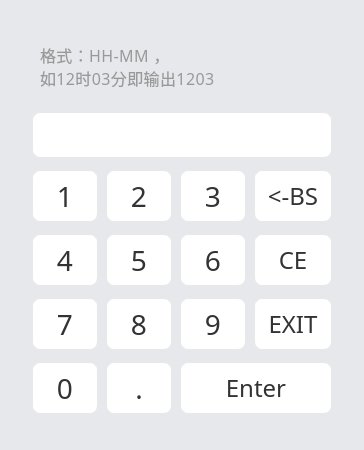
     <widget class="QWidget" name="keyboard_Time" native="true">
      <property name="enabled">
       <bool>true</bool>
      </property>
      <property name="geometry">
       <rect>
        <x>50</x>
        <y>110</y>
        <width>364</width>
        <height>450</height>
       </rect>
      </property>
      <property name="acceptDrops">
       <bool>false</bool>
      </property>
      <property name="styleSheet">
       <string notr="true">background: #E7E8EC;
border-radius: 18px;</string>
      </property>
      <widget class="softkey" name="toolButton_one_Time">
       <property name="geometry">
        <rect>
         <x>32</x>
         <y>170</y>
         <width>66</width>
         <height>52</height>
        </rect>
       </property>
       <property name="styleSheet">
        <string notr="true">QToolButton
{
background: #FFFFFF;
border: 1px solid rgba(232,232,232,1);
border-radius: 8px;
font-family: PingFangSC-Regular;
font-size: 28px;
color: #333333;
text-align: center;
font-weight: 400;
}
QToolButton:pressed
{
	padding-left:1px;
	padding-top:1px;
}
</string>
       </property>
       <property name="text">
        <string>1</string>
       </property>
      </widget>
      <widget class="softkey" name="toolButton_two_Time">
       <property name="geometry">
        <rect>
         <x>106</x>
         <y>170</y>
         <width>66</width>
         <height>52</height>
        </rect>
       </property>
       <property name="styleSheet">
        <string notr="true">QToolButton
{
background: #FFFFFF;
border: 1px solid rgba(232,232,232,1);
border-radius: 8px;
font-family: PingFangSC-Regular;
font-size: 28px;
color: #333333;
text-align: center;
font-weight: 400;
}
QToolButton:pressed
{
	padding-left:1px;
	padding-top:1px;
}
</string>
       </property>
       <property name="text">
        <string>2</string>
       </property>
      </widget>
      <widget class="softkey" name="toolButton_three_Time">
       <property name="geometry">
        <rect>
         <x>180</x>
         <y>170</y>
         <width>66</width>
         <height>52</height>
        </rect>
       </property>
       <property name="styleSheet">
        <string notr="true">QToolButton
{
background: #FFFFFF;
border: 1px solid rgba(232,232,232,1);
border-radius: 8px;
font-family: PingFangSC-Regular;
font-size: 28px;
color: #333333;
text-align: center;
font-weight: 400;
}
QToolButton:pressed
{
	padding-left:1px;
	padding-top:1px;
}
</string>
       </property>
       <property name="text">
        <string>3</string>
       </property>
      </widget>
      <widget class="softkey" name="toolButton_four_Time">
       <property name="geometry">
        <rect>
         <x>32</x>
         <y>234</y>
         <width>66</width>
         <height>52</height>
        </rect>
       </property>
       <property name="styleSheet">
        <string notr="true">QToolButton
{
background: #FFFFFF;
border: 1px solid rgba(232,232,232,1);
border-radius: 8px;
font-family: PingFangSC-Regular;
font-size: 28px;
color: #333333;
text-align: center;
font-weight: 400;
}
QToolButton:pressed
{
	padding-left:1px;
	padding-top:1px;
}
</string>
       </property>
       <property name="text">
        <string>4</string>
       </property>
      </widget>
      <widget class="softkey" name="toolButton_five_Time">
       <property name="geometry">
        <rect>
         <x>106</x>
         <y>234</y>
         <width>66</width>
         <height>52</height>
        </rect>
       </property>
       <property name="styleSheet">
        <string notr="true">QToolButton
{
background: #FFFFFF;
border: 1px solid rgba(232,232,232,1);
border-radius: 8px;
font-family: PingFangSC-Regular;
font-size: 28px;
color: #333333;
text-align: center;
font-weight: 400;
}
QToolButton:pressed
{
	padding-left:1px;
	padding-top:1px;
}
</string>
       </property>
       <property name="text">
        <string>5</string>
       </property>
      </widget>
      <widget class="softkey" name="toolButton_six_Time">
       <property name="geometry">
        <rect>
         <x>180</x>
         <y>234</y>
         <width>66</width>
         <height>52</height>
        </rect>
       </property>
       <property name="styleSheet">
        <string notr="true">QToolButton
{
background: #FFFFFF;
border: 1px solid rgba(232,232,232,1);
border-radius: 8px;
font-family: PingFangSC-Regular;
font-size: 28px;
color: #333333;
text-align: center;
font-weight: 400;
}
QToolButton:pressed
{
	padding-left:1px;
	padding-top:1px;
}
</string>
       </property>
       <property name="text">
        <string>6</string>
       </property>
      </widget>
      <widget class="softkey" name="toolButton_seven_Time">
       <property name="geometry">
        <rect>
         <x>32</x>
         <y>298</y>
         <width>66</width>
         <height>52</height>
        </rect>
       </property>
       <property name="styleSheet">
        <string notr="true">QToolButton
{
background: #FFFFFF;
border: 1px solid rgba(232,232,232,1);
border-radius: 8px;
font-family: PingFangSC-Regular;
font-size: 28px;
color: #333333;
text-align: center;
font-weight: 400;
}
QToolButton:pressed
{
	padding-left:1px;
	padding-top:1px;
}
</string>
       </property>
       <property name="text">
        <string>7</string>
       </property>
      </widget>
      <widget class="softkey" name="toolButton_eight_Time">
       <property name="geometry">
        <rect>
         <x>106</x>
         <y>298</y>
         <width>66</width>
         <height>52</height>
        </rect>
       </property>
       <property name="styleSheet">
        <string notr="true">QToolButton
{
background: #FFFFFF;
border: 1px solid rgba(232,232,232,1);
border-radius: 8px;
font-family: PingFangSC-Regular;
font-size: 28px;
color: #333333;
text-align: center;
font-weight: 400;
}
QToolButton:pressed
{
	padding-left:1px;
	padding-top:1px;
}
</string>
       </property>
       <property name="text">
        <string>8</string>
       </property>
      </widget>
      <widget class="softkey" name="toolButton_nine_Time">
       <property name="geometry">
        <rect>
         <x>180</x>
         <y>298</y>
         <width>66</width>
         <height>52</height>
        </rect>
       </property>
       <property name="styleSheet">
        <string notr="true">QToolButton
{
background: #FFFFFF;
border: 1px solid rgba(232,232,232,1);
border-radius: 8px;
font-family: PingFangSC-Regular;
font-size: 28px;
color: #333333;
text-align: center;
font-weight: 400;
}
QToolButton:pressed
{
	padding-left:1px;
	padding-top:1px;
}
</string>
       </property>
       <property name="text">
        <string>9</string>
       </property>
      </widget>
      <widget class="softkey" name="toolButton_zero_Time">
       <property name="geometry">
        <rect>
         <x>32</x>
         <y>362</y>
         <width>66</width>
         <height>52</height>
        </rect>
       </property>
       <property name="styleSheet">
        <string notr="true">QToolButton
{
background: #FFFFFF;
border: 1px solid rgba(232,232,232,1);
border-radius: 8px;
font-family: PingFangSC-Regular;
font-size: 28px;
color: #333333;
text-align: center;
font-weight: 400;
}
QToolButton:pressed
{
	padding-left:1px;
	padding-top:1px;
}
</string>
       </property>
       <property name="text">
        <string>0</string>
       </property>
      </widget>
      <widget class="softkey" name="toolButton_point_Time">
       <property name="geometry">
        <rect>
         <x>106</x>
         <y>362</y>
         <width>66</width>
         <height>52</height>
        </rect>
       </property>
       <property name="styleSheet">
        <string notr="true">QToolButton
{
background: #FFFFFF;
border: 1px solid rgba(232,232,232,1);
border-radius: 8px;
font-family: PingFangSC-Regular;
font-size: 28px;
color: #333333;
text-align: center;
font-weight: 400;
}
QToolButton:pressed
{
	padding-left:1px;
	padding-top:1px;
}
</string>
       </property>
       <property name="text">
        <string>.</string>
       </property>
      </widget>
      <widget class="softkey" name="toolButton_enter_Time">
       <property name="geometry">
        <rect>
         <x>180</x>
         <y>362</y>
         <width>152</width>
         <height>52</height>
        </rect>
       </property>
       <property name="styleSheet">
        <string notr="true">QToolButton
{
background: #FFFFFF;
border: 1px solid rgba(232,232,232,1);
border-radius: 8px;
font-family: PingFangSC-Regular;
font-size: 24px;
color: #333333;
text-align: center;
font-weight: 400;
}
QToolButton:pressed
{
	padding-left:1px;
	padding-top:1px;
}
</string>
       </property>
       <property name="text">
        <string>Enter</string>
       </property>
      </widget>
      <widget class="softkey" name="toolButton_bs_Time">
       <property name="geometry">
        <rect>
         <x>254</x>
         <y>170</y>
         <width>78</width>
         <height>52</height>
        </rect>
       </property>
       <property name="styleSheet">
        <string notr="true">QToolButton
{
background: #FFFFFF;
border: 1px solid rgba(232,232,232,1);
border-radius: 8px;
font-family: PingFangSC-Regular;
font-size: 24px;
color: #333333;
text-align: center;
font-weight: 400;
}
QToolButton:pressed
{
	padding-left:1px;
	padding-top:1px;
}
</string>
       </property>
       <property name="text">
        <string>&lt;-BS</string>
       </property>
      </widget>
      <widget class="softkey" name="toolButton_ce_Time">
       <property name="geometry">
        <rect>
         <x>254</x>
         <y>234</y>
         <width>78</width>
         <height>52</height>
        </rect>
       </property>
       <property name="styleSheet">
        <string notr="true">QToolButton
{
background: #FFFFFF;
border: 1px solid rgba(232,232,232,1);
border-radius: 8px;
font-family: PingFangSC-Regular;
font-size: 24px;
color: #333333;
text-align: center;
font-weight: 400;
}
QToolButton:pressed
{
	padding-left:1px;
	padding-top:1px;
}
</string>
       </property>
       <property name="text">
        <string>CE</string>
       </property>
      </widget>
      <widget class="softkey" name="toolButton_exit_Time">
       <property name="geometry">
        <rect>
         <x>254</x>
         <y>298</y>
         <width>78</width>
         <height>52</height>
        </rect>
       </property>
       <property name="styleSheet">
        <string notr="true">QToolButton
{
background: #FFFFFF;
border: 1px solid rgba(232,232,232,1);
border-radius: 8px;
font-family: PingFangSC-Regular;
font-size: 24px;
color: #333333;
text-align: center;
font-weight: 400;
}
QToolButton:pressed
{
	padding-left:1px;
	padding-top:1px;
}
</string>
       </property>
       <property name="text">
        <string>EXIT</string>
       </property>
      </widget>
      <widget class="QLineEdit" name="lineEdit_keyboard_Time">
       <property name="geometry">
        <rect>
         <x>32</x>
         <y>112</y>
         <width>300</width>
         <height>46</height>
        </rect>
       </property>
       <property name="styleSheet">
        <string notr="true">background: #FFFFFF;
border: 1px solid rgba(232,232,232,1);
border-radius: 8px;
font-family: PingFangSC-Regular;
font-size: 30px;
color: #333333;
letter-spacing: 0;
line-height: 40px;
font-weight: 400;</string>
       </property>
      </widget>
      <widget class="QLabel" name="label_keyboard_Time">
       <property name="geometry">
        <rect>
         <x>40</x>
         <y>38</y>
         <width>241</width>
         <height>56</height>
        </rect>
       </property>
       <property name="styleSheet">
        <string notr="true">font-family: PingFangSC-Regular;
font-size: 16px;
color: #999999;
letter-spacing: 0.4px;
line-height: 28px;
font-weight: 400;</string>
       </property>
       <property name="text">
        <string>格式：HH-MM ，
如12时03分即输出1203</string>
       </property>
      </widget>
     </widget>
